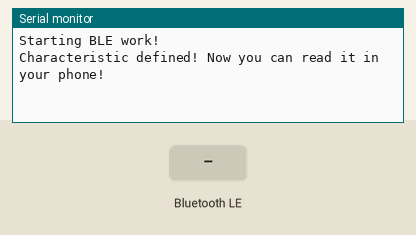
This program was run on a simulated ESP32. On the bench: the last lines printed to the serial monitor. The inputs (shaded band) are chosen by the test bench. Nothing arrives over Bluetooth unless stated; a phone connects over Bluetooth LE 3 s after start.

Above: at 1.2 s.
1.3 s: Bluetooth LE write "1" received
At 1.8 s:
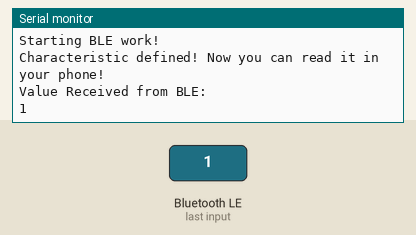
2.8 s: Bluetooth LE write "0" received
At 4.0 s:
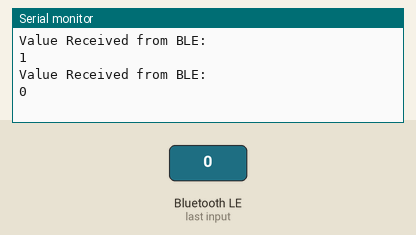
4.3 s: Bluetooth LE write "2" received
At 5.3 s:
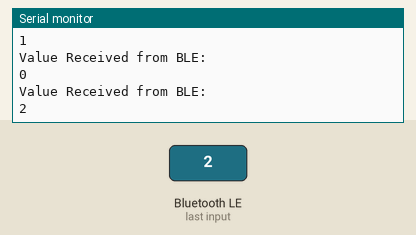

Measured:
- after the input at 1.3 s, the serial monitor: prints a new line at once (image 1)
- after the input at 2.8 s, the serial monitor: prints a new line at once (image 2)
- after the input at 4.3 s, the serial monitor: prints a new line at once (image 3)

The program:

main.cpp
```cpp
/*
    Based on Neil Kolban example for IDF: https://github.com/nkolban/esp32-snippets/blob/master/cpp_utils/tests/BLE%20Tests/SampleServer.cpp
    Ported to Arduino ESP32 by Evandro Copercini
    updates by chegewara
*/

#include <BLEDevice.h>
#include <BLEUtils.h>
#include <BLEServer.h>
#include <Arduino.h>

// See the following for generating UUIDs:
// https://www.uuidgenerator.net/

#define SERVICE_UUID        "4fafc201-1fb5-459e-8fcc-c5c9c331914b"
#define CHARACTERISTIC_UUID "beb5483e-36e1-4688-b7f5-ea07361b26a8"

 BLECharacteristic *pCharacteristic;
 int t = 0;

// char value[50],
char text[] = "Hello world from ESP32";

class MyCharacteristicCallbacks: public BLECharacteristicCallbacks {
  void onWrite(BLECharacteristic *customCharacteristic){
    std::string rcvString = customCharacteristic->getValue();
    if(rcvString.length()>0){
      Serial.println("\nValue Received from BLE: ");
      for (int i = 0; i < rcvString.length(); ++i){
        Serial.print(rcvString[i]);
        //value[i]=rcvString[i];
      }
      // for (int i = rcvString.length(); i < 50; ++i)
      //   value[i] = 0;/*NULL*/
     customCharacteristic->setValue((char*)&text);
    }
    else
      Serial.println("Empty Value Received!");
  }

  void onRead(BLECharacteristic *customCharacteristic){
    std::string rcvString = customCharacteristic->getValue();
    Serial.println("\nValue Sended from BLE: ");
    for (int i = 0; i < rcvString.length(); ++i){
      Serial.print(rcvString[i]);
        // value[i]=rcvString[i];
    }
  }
};

void setup() {
  Serial.begin(115200);
  Serial.println("Starting BLE work!");

  BLEDevice::init("ESP32 Server");
  BLEServer *pServer = BLEDevice::createServer();
  BLEService *pService = pServer->createService(SERVICE_UUID);
  pCharacteristic = pService->createCharacteristic(
                                         CHARACTERISTIC_UUID,
                                         BLECharacteristic::PROPERTY_READ |
                                         BLECharacteristic::PROPERTY_WRITE
                                       );

  pCharacteristic->setCallbacks(new MyCharacteristicCallbacks());
  pCharacteristic->setValue((char*)&text);
  pService->start();
  // BLEAdvertising *pAdvertising = pServer->getAdvertising();  // this still is working for backward compatibility
  BLEAdvertising *pAdvertising = BLEDevice::getAdvertising();
  pAdvertising->addServiceUUID(SERVICE_UUID);
  pAdvertising->setScanResponse(true);
  pAdvertising->setMinPreferred(0x06);  // functions that help with iPhone connections issue
  pAdvertising->setMinPreferred(0x12);
  BLEDevice::startAdvertising();
  Serial.println("Characteristic defined! Now you can read it in your phone!");
}

void loop() {
  // put your main code here, to run repeatedly:
  delay(2000);
}
```
